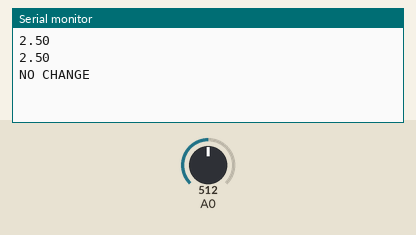
Simulated run of this sketch. Board: Arduino Uno, built with avr-gcc and run on an emulated ATmega328P. Parts: the last lines printed to the serial monitor. Inputs (shaded band) come from the test bench; at power-on: A0 = 512.

Above: at 1.8 s.
1.9 s: A0 set to 716
At 2.8 s:
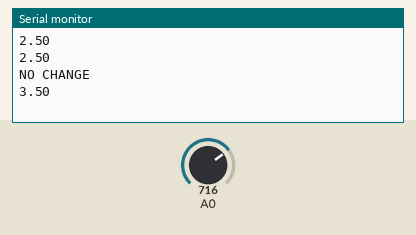
3.4 s: A0 set to 900
At 4.8 s:
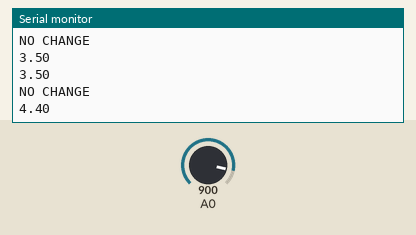
Timing chart, 0 to 6.4 s (numbered marks = the images above; inputs shaded):
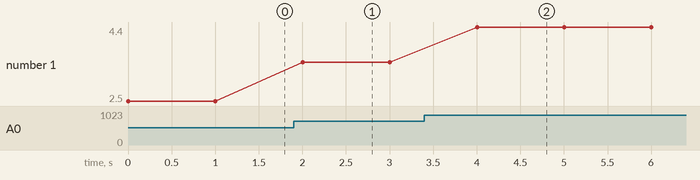

Measured:
- after the input at 1.9 s, the serial monitor: prints a new line after 0.10 s (image 1)
- after the input at 3.4 s, the serial monitor: prints a new line after 0.60 s (image 2)
- plotted number 1: 2.5 → 3.5 after the input at 1.9 s, 3.5 → 4.4 after the input at 3.4 s

The sketch:

problem2.ino
```cpp
void setup() {
  // put your setup code here, to run once:
  Serial.begin(9600);
  pinMode(A0, INPUT);
}

int change = 0;
float prev = 0.0;

void loop() {
  // put your main code here, to run repeatedly:
  double sensorValue = analogRead(A0);
  float potV = sensorValue*5.0/1023;

  Serial.println(potV);
  if(abs(prev-potV) < 0.1){
    Serial.println("NO CHANGE");
  }

  delay(1000);
  prev = potV;
}
```
